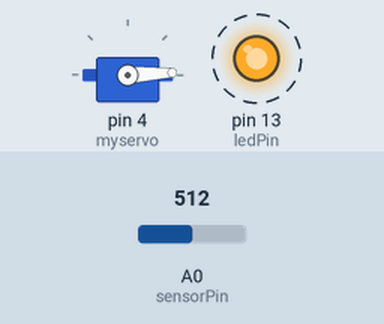
Simulated run of this sketch. Board: Arduino Uno, built with avr-gcc and run on an emulated ATmega328P. On the bench: servo, output pins drawn as LEDs (lit = HIGH). Dashed ring = blinking. Inputs (shaded band) come from the test bench; at power-on: A0 (sensorPin) = 512. What the sketch prints to the serial monitor is not drawn.

Above: at 0.05 s.
At 0.45 s:
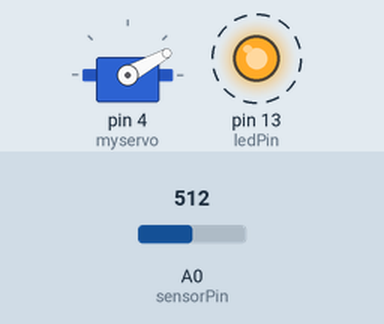
At 0.9 s:
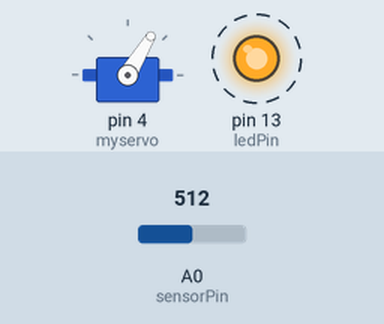
At 1.6 s:
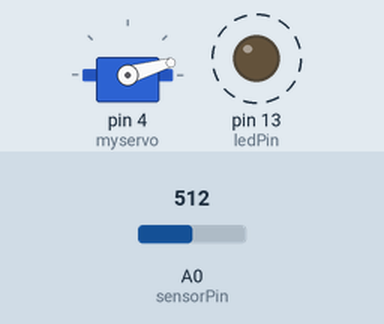
Timing chart, 0 to 5.4 s (numbered marks = the images above):
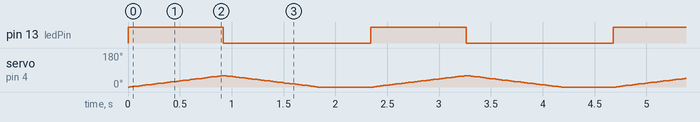

Measured:
- by itself, pin 13 (ledPin): alternates HIGH for 0.92 s and LOW for 1.4 s

The sketch:

SensorRotate.ino
```cpp
#include <Servo.h>

Servo myservo;  // create servo object to control a servo
int maxDegree = 60;
int ledPin = 13;
int sensorPin = A0;    // select the input pin for the potentiometer
int sensorValue = 0;  // variable to store the value coming from the sensor

void setup(){
  Serial.begin(9600);
  myservo.attach(4);  // attaches the servo on pin 4 to the servo object
  myservo.write(0);
  pinMode(ledPin, OUTPUT);
}
void hideEyePerson(){
  for(int pos = maxDegree; pos >= 0; pos -= 1)
  {                                  // in steps of 1 degree
    digitalWrite(ledPin, LOW);   //the led visualizes the sensors output pin state
    myservo.write(pos);              // tell servo to go to position in variable 'pos'
    delay(15);                       // waits 15ms for the servo to reach the position
  }
}
void showEyePerson(){
       digitalWrite(ledPin, HIGH);   //the led visualizes the sensors output pin state
    for(int pos = 0; pos <= maxDegree; pos += 1)  // goes from 0 degrees to 180 degrees
    {                                  // in steps of 1 degree
      myservo.write(pos);              // tell servo to go to position in variable 'pos'
      delay(15);                       // waits 15ms for the servo to reach the position
    }
}
////////////////////////////
//LOOP
void loop(){
  sensorValue = analogRead(sensorPin);
  Serial.println(sensorValue);
  showEyePerson();
  hideEyePerson();
  delay(500);
}
```
